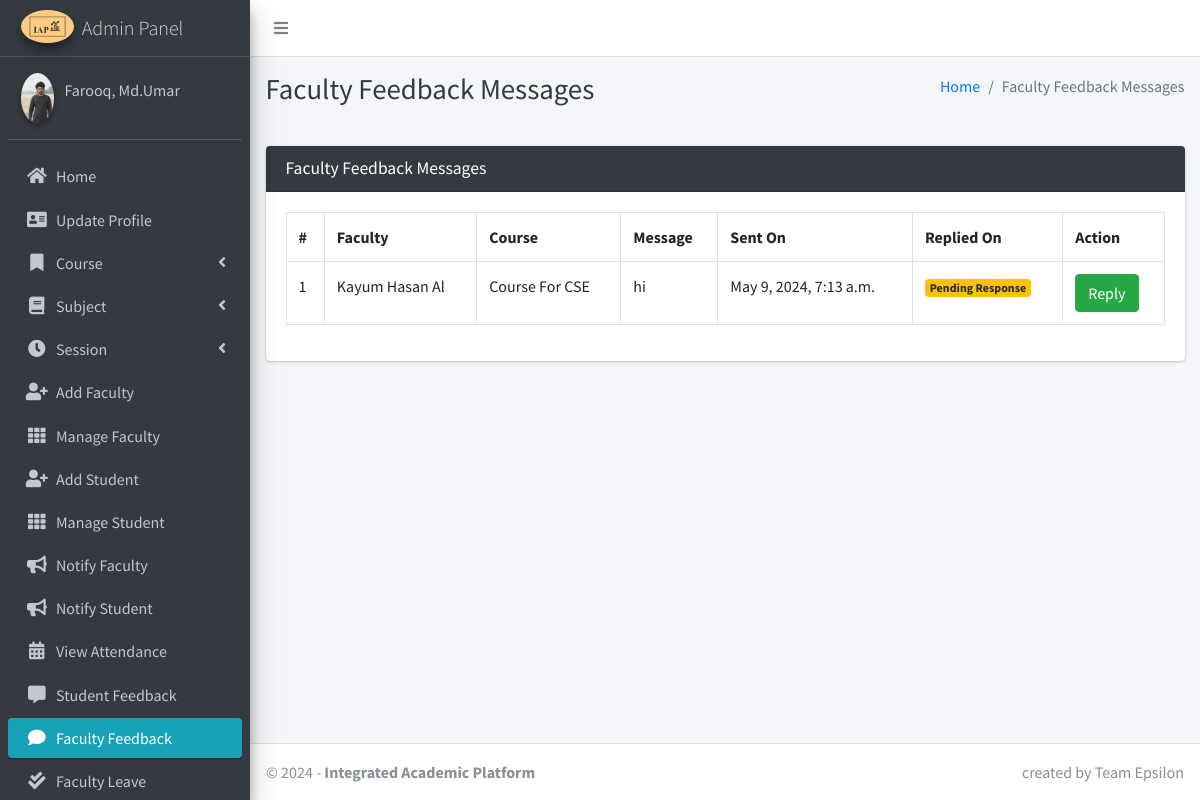
The page /staff/view/feedback/ (signed in) on the database its author committed.
### main_app/models.py (models this page shows)
class CustomUser(AbstractUser):
    USER_TYPE = ((1, "HOD"), (2, "Staff"), (3, "Student"))
    GENDER = [("M", "Male"), ("F", "Female")]
    username = None  # Removed username, using email instead
    email = models.EmailField(unique=True)
    user_type = models.CharField(default=1, choices=USER_TYPE, max_length=1)
    gender = models.CharField(max_length=1, choices=GENDER)
    profile_pic = models.ImageField()
    address = models.TextField()
    fcm_token = models.TextField(default="")  # For firebase notifications
    created_at = models.DateTimeField(auto_now_add=True)
    updated_at = models.DateTimeField(auto_now=True)
    USERNAME_FIELD = "email"
    REQUIRED_FIELDS = []
    objects = CustomUserManager()
    def __str__(self):
        return self.last_name + ", " + self.first_name

class FeedbackStaff(models.Model):
    staff = models.ForeignKey(Staff, on_delete=models.CASCADE)
    feedback = models.TextField()
    reply = models.TextField()
    created_at = models.DateTimeField(auto_now_add=True)
    updated_at = models.DateTimeField(auto_now=True)

class Staff(models.Model):
    course = models.ForeignKey(Course, on_delete=models.DO_NOTHING, null=True, blank=False)
    admin = models.OneToOneField(CustomUser, on_delete=models.CASCADE)
    def __str__(self):
        return self.admin.last_name + " " + self.admin.first_name

class Course(models.Model):
    name = models.CharField(max_length=120)
    created_at = models.DateTimeField(auto_now_add=True)
    updated_at = models.DateTimeField(auto_now=True)
    def __str__(self):
        return self.name

### main_app/hod_views.py (the view, shortened to what this page needs)
# urls.py: path("staff/view/feedback/", hod_views.staff_feedback_message,
@csrf_exempt
def staff_feedback_message(request):
    if request.method != 'POST':
        feedbacks = FeedbackStaff.objects.all()
        context = {
            'feedbacks': feedbacks,
            'page_title': 'Faculty Feedback Messages'
        }
        return render(request, 'hod_template/staff_feedback_template.html', context)

### main_app/templates/hod_template/staff_feedback_template.html (shortened to what this page needs)
{% extends 'main_app/base.html' %}
{% load static %}
{% block page_title %}{{page_title}}{% endblock page_title %}
{% block content %}
<section class="content">
    <div class="container-fluid">
        <div class="row">
            <div class="col-md-12">
                <div class="card card-dark">
                    <div class="card-header">
                        <h3 class="card-title">{{page_title}}</h3>
                    </div>
                    <div class="table card-body">
                        <table class="table table-bordered table-hover">
                            <tr>
                                <th>#</th>
                                <th>Faculty</th>
                                <th>Course</th>
                                <th>Message</th>
                                <th>Sent On</th>
                                <th>Replied On</th>
                                <th>Action</th>
                            </tr>
                            {% for feedback in  feedbacks %}
                              <tr>
                                  <td>{{forloop.counter}}</td>
                                  <td>{{feedback.staff}}</td>
                                  <td>{{feedback.staff.course}}</td>
                                  <td>{{feedback.feedback}}</td>
                                    {% if feedback.reply == "" %}
                                    <td>{{feedback.created_at}}</td>
                                    <td><span  class='badge badge-warning'>Pending Response</span></td>
                                         <td> <button data-toggle = "modal" data-target = "#reply_modal" value="{{feedback.id}}" class="btn btn-success reply_open_modal">Reply</button>
                                        {% else %}
                                        <td>{{feedback.created_at}}</td>
                                        <td>{{feedback.updated_at}}</td>
                                          <td>{{feedback.reply}}</td>
                                    {% endif %}
                                  </td>
                              </tr>
                            {% endfor %}
                        </table>
                    </div>
                    </div>
            </div>
        </div>
    </div>
</section>
{% endblock content %}

### main_app/templates/main_app/sidebar_template.html (shortened to what this page needs)
{% load static %}
<aside class="main-sidebar sidebar-dark-info elevation-4">
    {% if request.user.user_type == '1' %}
    <a href="{% url 'admin_home' %}" class="brand-link">
        <img src="{% static 'dist/img/image.png' %} " alt="image Logo"
            class="brand-image img-circle elevation-3" >
        <span class="brand-text font-weight-light">Admin Panel</span>
    </a>
    <div class="sidebar">
        <div class="user-panel mt-3 pb-3 mb-3 d-flex">
            <div class="image">
                <img src="{{ request.user.profile_pic}}" class="img-circle elevation-2" alt="User Image">
            </div>
            <div class="info">
                <a href="#" class="d-block">{{user}}</a>
            </div>
        </div>
        <nav class="mt-2">
            <ul class="nav nav-pills nav-sidebar flex-column" data-widget="treeview" role="menu" data-accordion="false">
                <li class="nav-item">
                    {% url 'admin_home' as admin_home %}
                    <a href="{{admin_home}}" class="nav-link {% if admin_home == request.path %} active {% endif %}">
                        <i class="nav-icon fas fa-home"></i>
                        <p>
                            Home
                        </p>
                    </a>
                </li>
                <li class="nav-item">
                    {% url 'admin_view_profile' as admin_view_profile %}
                    <a href="{{admin_view_profile}}"
                        class="nav-link {% if admin_view_profile == request.path %} active {% endif %}">
                        <i class="nav-icon fas fa-address-card"></i>
                        <p>
                            Update Profile
                        </p>
                    </a>
                </li>
                <li class="nav-item has-treeview">
                    <a href="#" class="nav-link">
                        <i class="nav-icon fas fa-bookmark"></i>
                        <p>
                            Course
                            <i class="fas fa-angle-left right"></i>
                        </p>
                    </a>
                </li>
                <li class="nav-item has-treeview">
                    <a href="#" class="nav-link">
                        <i class="nav-icon fas fa-book"></i>
                        <p>
                            Subject
                            <i class="fas fa-angle-left right"></i>
                        </p>
                    </a>
                </li>
                <li class="nav-item has-treeview">
                    <a href="#" class="nav-link">
                        <i class="nav-icon fas fa-clock"></i>
                        <p>
                            Session
                            <i class="fas fa-angle-left right"></i>
                        </p>
                    </a>
                </li>
                <li class="nav-item">
                    {% url 'add_staff' as add_staff %}
                    <a href="{{add_staff}}" class="nav-link {% if add_staff == request.path %} active {% endif %}">
                        <i class="nav-icon fas fa-user-plus"></i>
                        <p>
                            Add Faculty
                        </p>
                    </a>
                </li>
                <li class="nav-item">
                    {% url 'manage_staff' as manage_staff %}
                    {% url 'edit_staff' staff_id as edit_staff %}
                    <a href="{{manage_staff}}"
                        class="nav-link {% if manage_staff == request.path or request.path == edit_staff %} active {% endif %}">
                        <i class="nav-icon fas fa-th"></i>
                        <p>
                            Manage Faculty
                        </p>
                    </a>
                </li>
                <li class="nav-item">
                    {% url 'add_student' as add_student%}
                    <a href="{{add_student}}" class="nav-link  {% if add_student == request.path %} active {% endif %}">
                        <i class="nav-icon fas fa-user-plus"></i>
                        <p>
                            Add Student
                        </p>
                    </a>
                </li>
                <li class="nav-item">
                    {% url 'manage_student' as manage_student %}
                    {% url 'edit_student' student_id as edit_student %}
                    <a href="{{manage_student}}"
                        class="nav-link  {% if edit_student == request.path or manage_student == request.path %} active {% endif %}">
                        <i class="nav-icon fas fa-th"></i>
                        <p>
                            Manage Student
                        </p>
                    </a>
                </li>
                <li class="nav-item">
                    {% url 'admin_notify_staff' as admin_notify_staff %}
                    <a href="{{admin_notify_staff}}"
                        class="nav-link {% if admin_notify_staff == request.path %} active {% endif %}">
                        <i class="nav-icon fas fa-bullhorn"></i>
                        <p>
                            Notify Faculty
                        </p>
                    </a>
                </li>
                <li class="nav-item">
                    {% url 'admin_notify_student' as admin_notify_student %}
                    <a href="{{admin_notify_student}}"
                        class="nav-link {% if admin_notify_student == request.path %} active {% endif %}">
                        <i class="nav-icon fas fa-bullhorn"></i>
                        <p>
                            Notify Student
                        </p>
                    </a>
                </li>
                <li class="nav-item">
                    {% url 'admin_view_attendance' as admin_view_attendance %}
                <li class="nav-item">
                    <a href="{{admin_view_attendance}}"
                        class="nav-link  {% if admin_view_attendance == request.path %} active {% endif %}">
                        <i class="nav-icon fas fa-calendar-alt"></i>
                        <p>
                            View Attendance
                        </p>
                    </a>
                </li>
                <li class="nav-item">
                    {% url 'student_feedback_message' as student_feedback_message %}
                    <a href="{{ student_feedback_message }}"
                        class="nav-link  {% if student_feedback_message == request.path %} active {% endif %}">
                        <i class="nav-icon fas fa-comment-alt"></i>
                        <p>
                            Student Feedback
                        </p>
                    </a>
                </li>
                <li class="nav-item">
                    {% url 'staff_feedback_message' as staff_feedback_message %}
                    <a href="{{staff_feedback_message}}"
                        class="nav-link   {% if staff_feedback_message == request.path %} active {% endif %}">
                        <i class="nav-icon fas fa-comment"></i>
                        <p>
                            Faculty Feedback
                        </p>
                    </a>
                </li>
                <li class="nav-item">
                    {% url 'view_staff_leave' as view_staff_leave %}
                    <a href="{{view_staff_leave}}"
                        class="nav-link  {% if view_staff_leave == request.path %} active {% endif %}">
                        <i class="nav-icon fas fa-check-double"></i>
                        <p>
                            Faculty Leave
                        </p>
                    </a>
                </li>
                                        {% endif %}
                                    </ul>
                                </nav>
                            </div>
</aside>

### rows shown on the page
CustomUser: user.profile_pic (picture), last_name+first_name "Farooq, Md.Umar"
FeedbackStaff: staff "Kayum Hasan Al", staff.course "Course For CSE", feedback "hi", created_at "May 9, 2024, 7:13 a.m."

### other values the page prints
{{ page_title }} "Faculty Feedback Messages"
